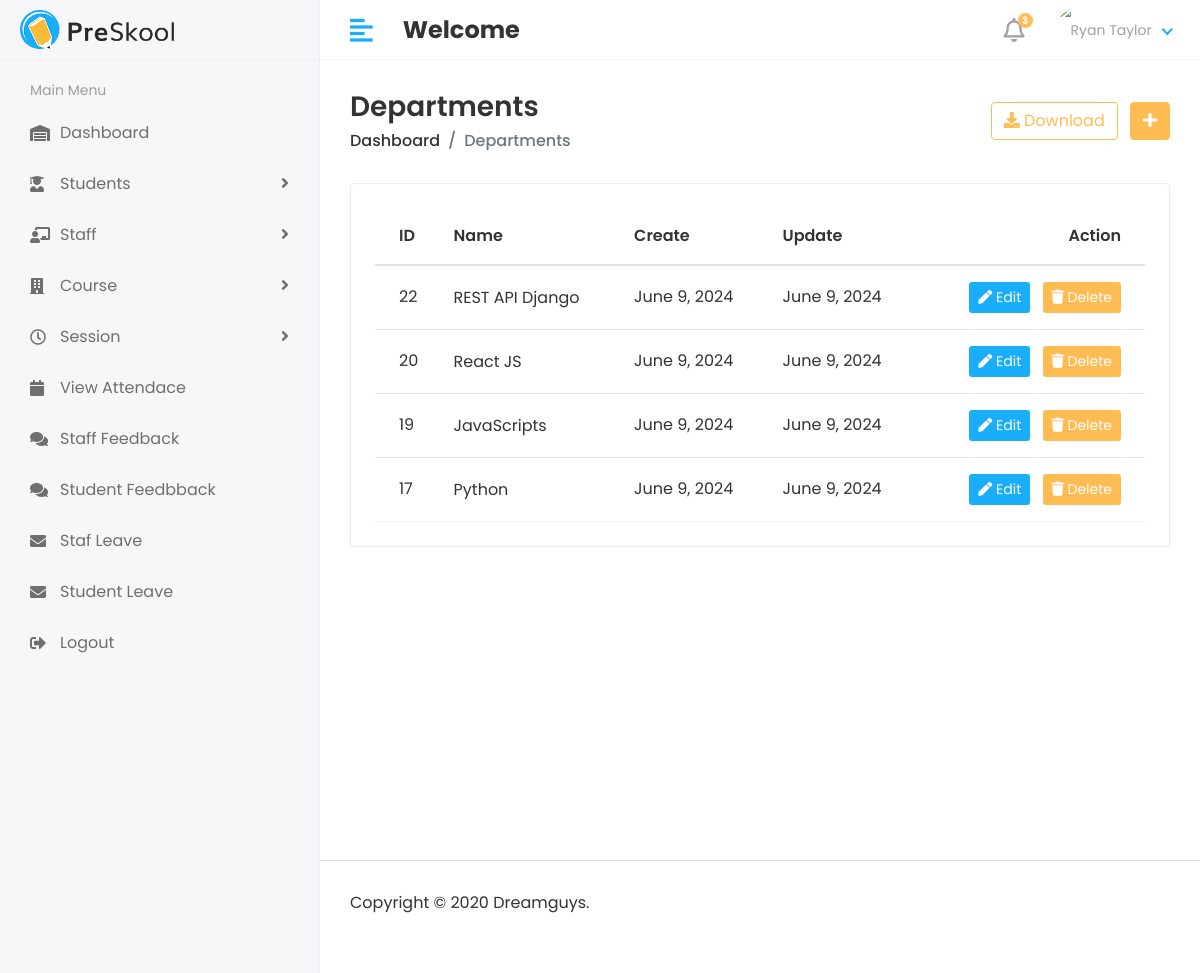
Screenshot of /hod/course_view/ with the database file from the repository.
### App/models.py (models this page shows, shortened)
class Course(models.Model):
    name=models.CharField( max_length=50)
    created_date=models.DateField( auto_now_add=True)
    update_date=models.DateField( auto_now=True)

### App/hod_views.py (the view)
# urls.py: path('hod/course_view/',hod_views.view_course,name='course_view'),
def view_course(request):
    coures=Course.objects.all().order_by('-id')
    context={
        'course':coures,
    }
    return render(request,'hod/course_view.html',context)

### templates/hod/course_view.html (shortened to what this page needs)
{% extends "base.html" %}
{% load static %}
{% block content %}
<div class="page-wrapper">
    <div class="content container-fluid">
        <div class="page-header">
            <div class="row align-items-center">
                <div class="col">
                    <h3 class="page-title">Departments</h3>
                    <ul class="breadcrumb">
                        <li class="breadcrumb-item"><a href="index.html">Dashboard</a></li>
                        <li class="breadcrumb-item active">Departments</li>
                    </ul>
                </div>
                <div class="col-auto text-right float-right ml-auto">
                    <a href="#" class="btn btn-outline-primary mr-2"><i class="fas fa-download"></i> Download</a>
                    <a href="add-department.html" class="btn btn-primary"><i class="fas fa-plus"></i></a>
                </div>
            </div>
        </div>
        <div class="row">
            <div class="col-sm-12">
                <div class="card card-table">
                    <div class="card-body">
                        <div class="table-responsive">
                            <table class="table table-hover table-center mb-0 datatable">
                                <thead>
                                    <tr>
                                        <th>ID</th>
                                        <th>Name</th>
                                        <th>Create</th>
                                        <th>Update</th>
                                        <th class="text-right">Action</th>
                                    </tr>
                                </thead>
                                <tbody>
                                     {% for c in course %}
                                    <tr>
                                        <td>{{c.id}}</td>
                                        <td>
                                            <h2><a>{{c.name}}</a></h2>
                                        </td>
                                        <td>{{c.created_date}}</td>
                                        <td>{{c.update_date}}</td>
                                        <td class="text-right">
                                            <div class="actions">
                                                <a href="{% url 'edit_course' id=c.id %}" class="btn btn-sm bg-success-light mr-2">
                                                    <i class="fas fa-pen"></i> Edit
                                                </a>
                                                <a href="{% url "crouse_delate" id=c.id %}" class="btn btn-sm bg-danger-light">
                                                    <i class="fas fa-trash"></i> Delete
                                                </a>
                                            </div>
                                        </td>
                                    </tr>
                                    {% endfor %}
                                </tbody>
                            </table>
                        </div>
                    </div>
                </div>
            </div>
        </div>
    </div>
</div>
{% endblock content %}

### static/assets/css/style.css (style rules this page uses)
html { height: 100%; }
body { background-color: #fff; color: #333; font-family: 'Poppins', sans-serif; font-size: 1rem; height: 100%; line-height: 1.5; overflow-x: hidden; }
h1, h2, h3, h4, h5, h6 { font-family: 'Poppins', sans-serif; margin-top: 0; }
a { color: #009ce7; }
input, button, a { transition: all 0.4s ease; -moz-transition: all 0.4s ease; -o-transition: all 0.4s ease; -ms-transition: all 0.4s ease; -webkit-transition: all 0.4s ease; }
ul, ol { padding: 0px; list-style: none; }
.table { color: #333; max-width: 100%; margin-bottom: 0; width: 100%; }
table.table td h2 { display: inline-block; font-size: inherit; font-weight: 400; margin: 0; padding: 0; vertical-align: middle; }
table.table td h2 a { color: #333; }
.table thead tr th { font-weight: 600; }
.table tbody tr { border-bottom: 1px solid rgba(0, 0, 0, 0.05); }
.table.table-center td, .table.table-center th { vertical-align: middle; }
.card-table .card-body .table > thead > tr > th { border-top: 0; }
.card-table .card-body .table tr td:first-child, .card-table .card-body .table tr th:first-child { padding-left: 1.5rem; }
.card-table .card-body .table tr td:last-child, .card-table .card-body .table tr th:last-child { padding-right: 1.5rem; }
.card-table .table td, .card-table .table th { border-top: 1px solid #e2e5e8; padding: 1rem 0.75rem; white-space: nowrap; }
.btn-primary { background-color: #FFBC53; border: 1px solid #FFBC53; }
.btn-outline-primary { color: #FFBC53; border-color: #FFBC53; }
.card { border: 1px solid #ececf5; box-shadow: 0 1px 3px 0 rgba(0, 0, 0, 0.03); margin-bottom: 1.875rem; }
.card-body { padding: 1.5rem; }
.bg-danger-light { background-color:#FFBC53 !important; color:#fff !important; }
.bg-success-light { background-color: #18aefa; color: #fff; }
.page-wrapper { margin-left: 320px; padding-top: 60px; position: relative; transition: all 0.4s ease; }
.page-wrapper > .content { padding: 1.875rem 1.875rem 0; }
.page-header { margin-bottom: 1.875rem; }
.page-header .breadcrumb { background-color: transparent; color: #6c757d; font-size: 1rem; font-weight: 500; margin-bottom: 0; padding: 0; }
.page-header .breadcrumb a { color: #333; }
.page-title { font-size: 28px; font-weight: 600; color: #333; margin-bottom: 5px; }

### rows the page displays
Course: id "22", name "REST API Django", created_date "June 9, 2024", update_date "June 9, 2024"
Course: id "20", name "React JS", created_date "June 9, 2024", update_date "June 9, 2024"
Course: id "19", name "JavaScripts", created_date "June 9, 2024", update_date "June 9, 2024"
Course: id "17", name "Python", created_date "June 9, 2024", update_date "June 9, 2024"
